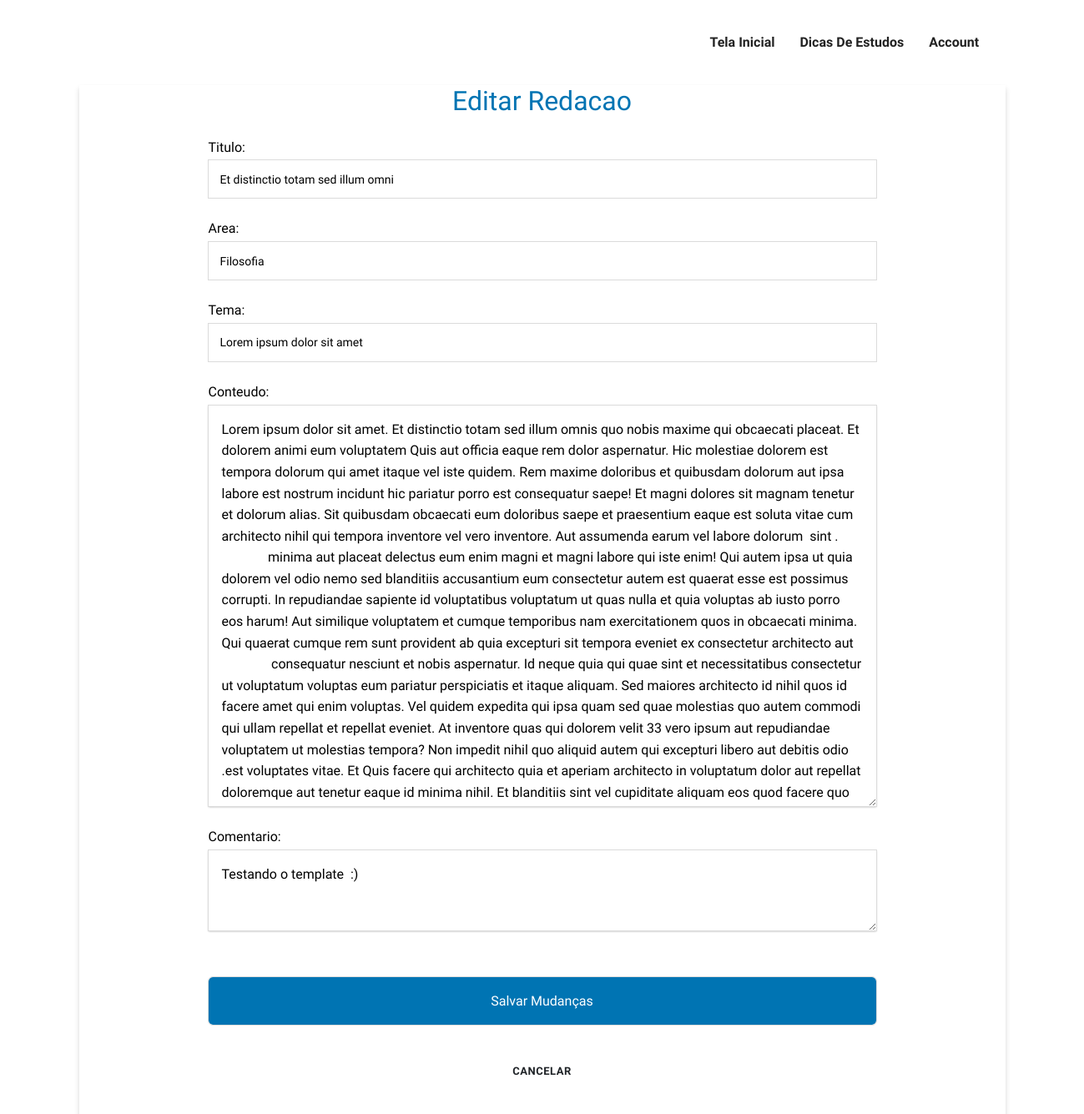
Page /redif/editar/2/ (signed in) on the earlier database version.
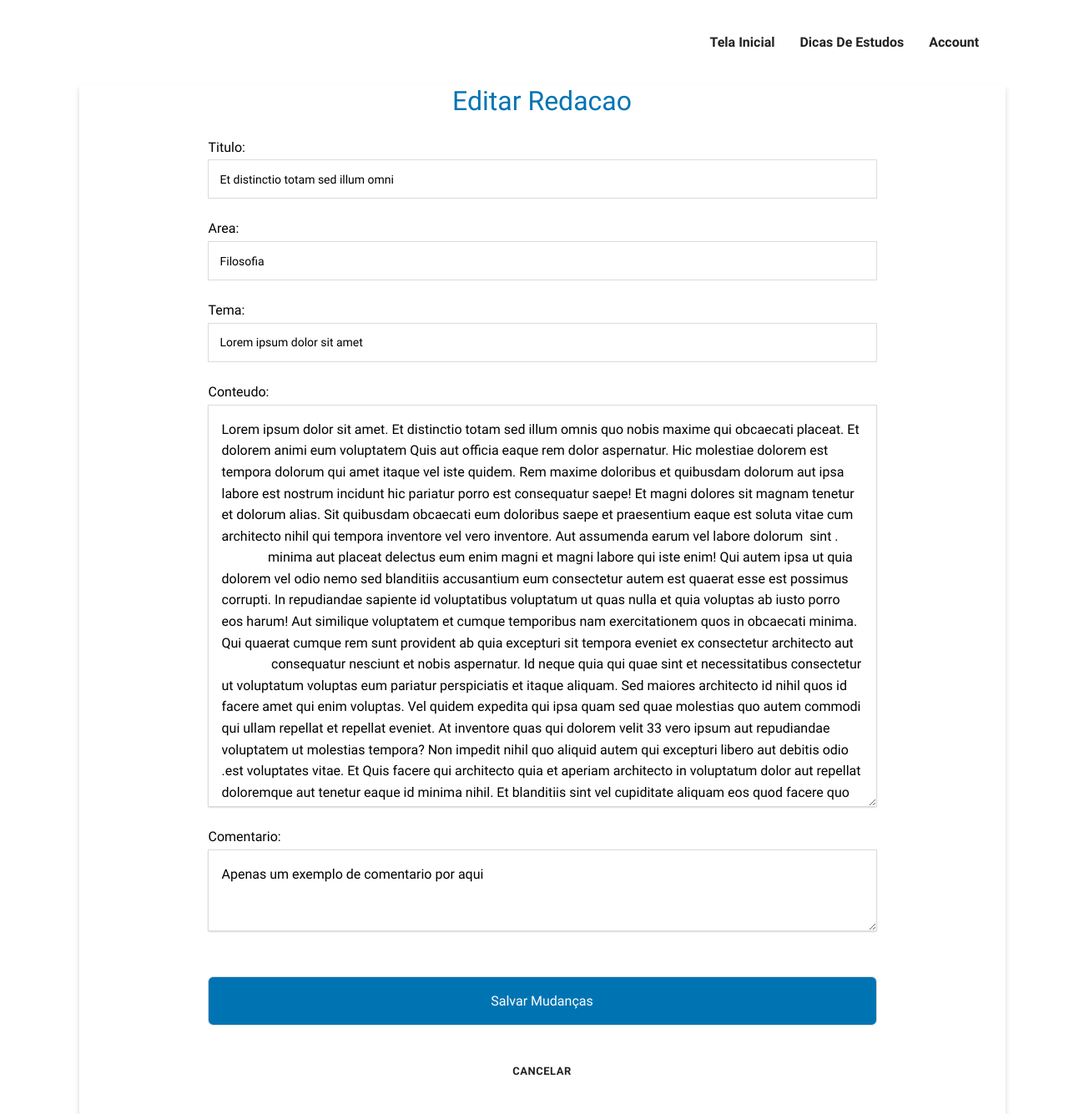
Same page on the later database version.
### RedifApp/models.py (models this page shows)
class Redacao(models.Model):
    titulo = models.CharField(
        max_length = 45,
        blank = False,
        null = False,
    )
    area = models.CharField(
        blank=False,
        null = False,
        max_length=45,
    )
    tema = models.CharField(
        blank=False,
        null = False,
        max_length=45,
    )
    data_criacao = models.DateTimeField(
        blank=False,
        null = False,
        default= date.today,
    )
    conteudo = models.TextField(
        blank = False,
        null = False,
        max_length= 15000
    )
    comentario = models.TextField(
        max_length=300,
        blank= True,
        null= True,
        default=None
    )
    fk_autor = models.ForeignKey(
        User,
        on_delete=models.CASCADE,
    )

### RedifApp/views.py (the view)
# urls.py: path('editar/<int:id>/', views.editarRedacao, name='editarRedacao'),
@login_required
def editarRedacao(request, id):
    redacao = Redacao.objects.get(pk=id)
    if request.method == 'POST':
        form = RedacaoForm(request.POST, instance=redacao)
        if form.is_valid():
            form.save()
            return redirect('/redif/listar')
    form = RedacaoForm(instance=redacao)
    context = {
        'form' : form,
        'id' : id,
    }
    return render(request, 'redacao/editar.html', context=context)

### RedifApp/forms.py
class RedacaoForm(forms.ModelForm):
    class Meta:
        model = Redacao
        fields = ['titulo', 'area', 'tema', 'conteudo', 'comentario', ]

### templates/redacao/editar.html (shortened to what this page needs)
{% extends '-index.html' %}
{% load static %}
{% block head %}
<link rel="stylesheet" href="{% static 'css/redacoes/style.css'%}">
{%endblock%}
{%load static%}
{% block content %}
<main>
    <section  id="xctn-1">
        <section id="xctn-2">
            <h1>Editar Redacao</h1>
            <form action="." method="post" id="xctn-2">
                {{ form.as_ul }}
                <input type="submit" value="Salvar Mudanças">
            </form>
            <aside>
                <div id="more">
                    <a href="/redif/listar/"><button class="btn">Cancelar</button></a>
                </div>
            </aside>
        </section>
    </section>
</main>
{% endblock %}

Differences in the rows shown:
changed Redacao "Et distinctio totam sed illum omni": comentario "Testando o template :)" → "Apenas um exemplo de comentario por aqui"
